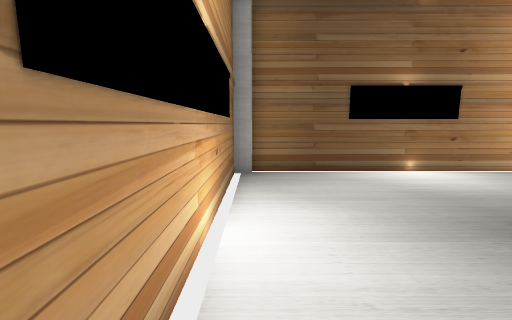
View 1 (above)

13 first-person views from a walk through a Unity game level. The camera is 1.4 m above the floor, tilts 8° down and sees 90° across. The floor is counted in squares, 1 m on a side. Each view is taken from the middle of a square. On the plan, view 1 faces up. The plan holds only what a view shows up to about 13 squares ahead; the rest is blank. The place goes on beyond the plan. The player character is not drawn.

View 2
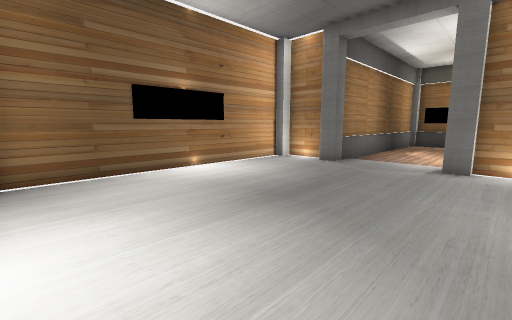

View 3
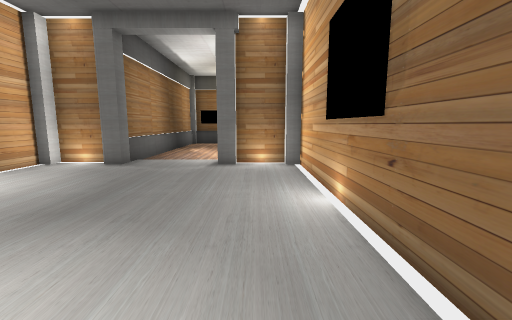

View 4
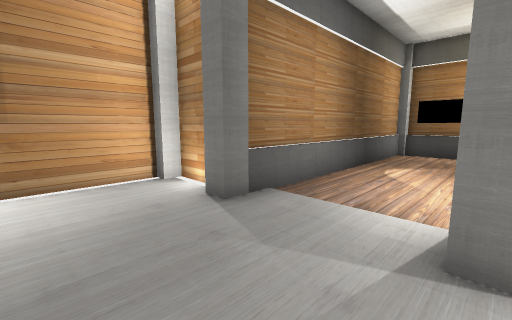

View 5
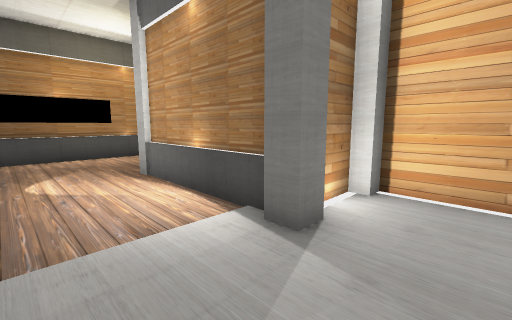

View 6
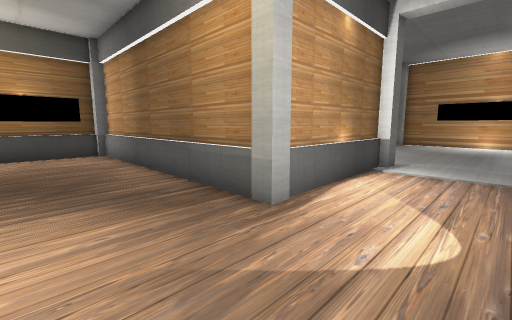

View 7
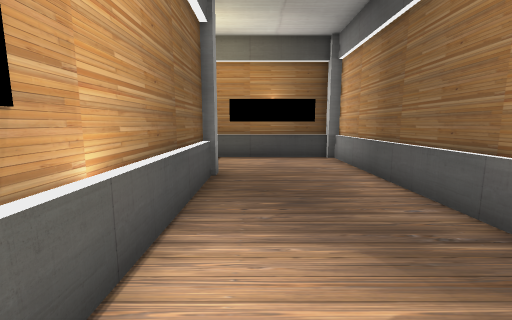

View 8
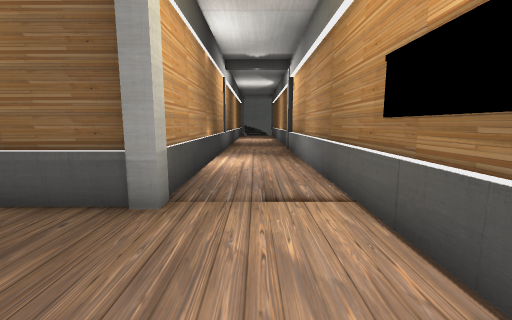

View 9
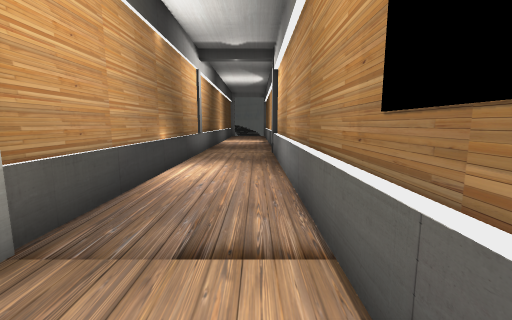

View 10
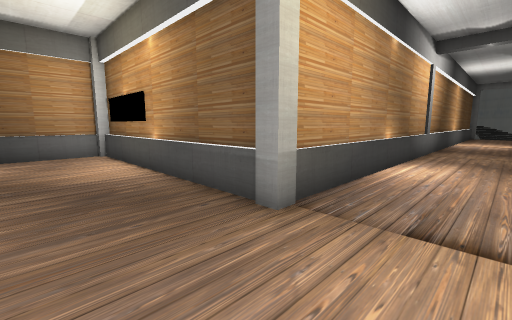

View 11
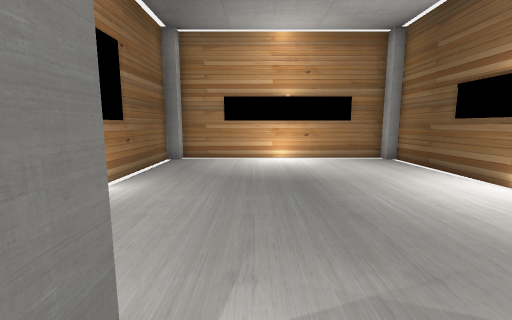

View 12
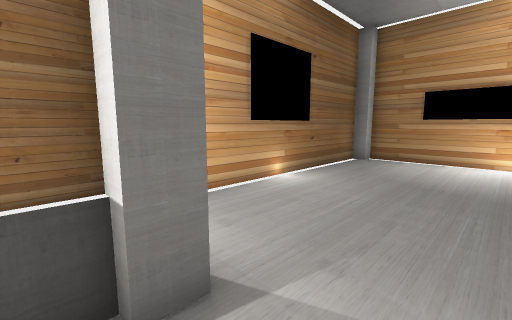

View 13
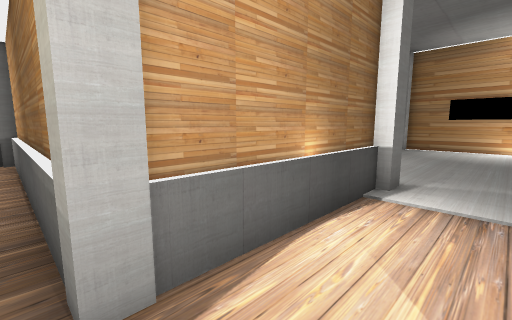

### Floor plan
Points are (right, up) in squares from view 1. A wall is a line through its corners. A room is listed if a view was taken in it or the views show most of it. See-through windows are left out.
Room 1 (views 1, 2, 3, 4, 5, 6, 7, 8, 9, 10, 11, 12, 13)
walls: (9.5, 1.1) (14.6, 1.1) (14.6, -8.6) (15, -8.6); (9.3, 5.5) (9.3, 7.2) (8.9, 7.2) (8.9, 7.6) (-0.1, 7.6) (-0.1, 7.2) (-0.6, 7.2) (-0.6, -1) (-0.1, -1) (-0.1, -1.5) (8.9, -1.5) (8.9, -1) (9.3, -1) (9.3, 0.7) (8.9, 0.7) (8.9, 1.3) (9.5, 1.3); (19.2, -5.4) (19.2, 4.7); (19.6, -5.4) (19.4, -5.4) (19.4, 4.7) (8.9, 4.7) (8.9, 5.4); (14.9, -8.8) (29.8, -8.8); (15, -9) (27, -9); (27.1, -9) (27.9, -9); (30.5, -5.2) (19.4, -5.2)

Positions as (right, up) in squares from view 1, and headings:
1: (0, 0), facing up
2: (0, 0), facing up-right
3: (0, 0), facing right
4: (6, 1), facing up-right
5: (7, 4), facing down-right
6: (18, 4), facing down-left
7: (18, 2), facing down
8: (15, -7), facing right
9: (17, -8), facing right
10: (16, -8), facing up-right
11: (10, 2), facing left
12: (10, 3), facing down-left
13: (15, 3), facing down-left
